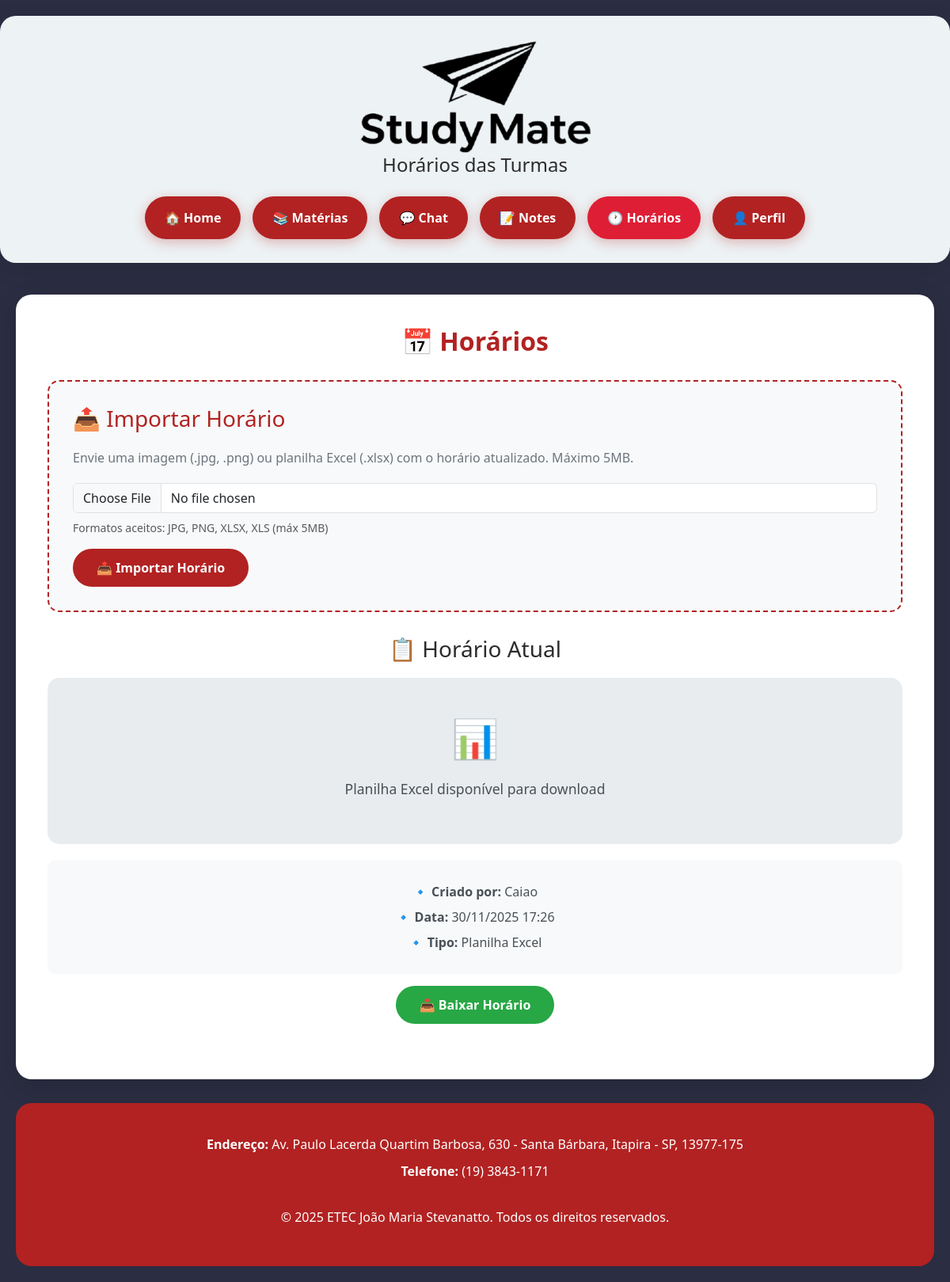
Page /horarios/ (signed in) on the committed database.
### horarios/models.py (models this page shows, shortened)
class Horario(models.Model):
    TIPO_CHOICES = [
        ('IMAGEM', 'Imagem'),
        ('EXCEL', 'Planilha Excel'),
    ]
    importado_por = models.ForeignKey(
        User,
        on_delete=models.CASCADE,
        related_name='horarios_importados',
        verbose_name='Importado por'
    )
    arquivo = models.FileField(
        upload_to='horarios/',
        validators=[validate_file_size_horario, validate_file_extension_horario],
        verbose_name='Arquivo'
    )
    tipo = models.CharField(
        max_length=10,
        choices=TIPO_CHOICES,
        verbose_name='Tipo'
    )
    data_importacao = models.DateTimeField(
        auto_now_add=True,
        verbose_name='Data de importação'
    )
    ativo = models.BooleanField(
        default=True,
        verbose_name='Ativo'
    )
    class Meta:
        verbose_name = 'Horário'
        verbose_name_plural = 'Horários'
        ordering = ['-data_importacao']

### accounts/models.py (models this page shows, shortened)
class User(AbstractUser):
    USER_TYPE_CHOICES = (
        ('admin', 'Administrador'),
        ('professor', 'Professor'),
        ('aluno', 'Aluno'),  # Atualizado de 'estudante' para 'aluno'
    )
    user_type = models.CharField(
        max_length=20,
        choices=USER_TYPE_CHOICES,
        default='aluno',  # Atualizado
        verbose_name='Tipo de Usuário'
    )
    matricula = models.CharField(max_length=20, blank=True, null=True, verbose_name='Matrícula')
    telefone = models.CharField(max_length=15, blank=True, null=True, verbose_name='Telefone')
    first_login = models.BooleanField(default=True, verbose_name='Primeiro Login')
    class Meta:
        verbose_name = 'Usuário'
        verbose_name_plural = 'Usuários'

### horarios/views.py (the view)
# urls.py: path('', views.horarios_view, name='home'),
@login_required
def horarios_view(request):
    user = request.user
    is_professor_or_admin = user.user_type in ['professor', 'admin'] or user.is_staff or user.is_superuser
    horario_ativo = Horario.objects.filter(ativo=True).first()
    historico = None
    if is_professor_or_admin:
        historico = Horario.objects.all()[:10]  # Últimas 10 versões
    if request.method == 'POST' and is_professor_or_admin:
        form = HorarioImportForm(request.POST, request.FILES)
        if form.is_valid():
            horario = form.save(commit=False)
            horario.importado_por = user
            horario.save()
            messages.success(request, '✅ Horário inserido com sucesso!')
            return redirect('horarios:home')
        else:
            for error in form.errors.values():
                messages.error(request, error)
    else:
        form = HorarioImportForm()
    context = {
        'is_professor_or_admin': is_professor_or_admin,
        'horario_ativo': horario_ativo,
        'historico': historico,
        'form': form,
    }
    return render(request, 'horarios/horarios.html', context)

### horarios/forms.py (shortened to what this page needs)
class HorarioImportForm(forms.ModelForm):
    class Meta:
        model = Horario
        fields = ['arquivo']
        widgets = {
            'arquivo': forms.FileInput(attrs={
                'class': 'form-control',
                'accept': '.jpg,.jpeg,.png,.xlsx,.xls',
                'id': 'arquivoInput'
            })
        }
        labels = {
            'arquivo': 'Selecione o arquivo'
        }

### horarios/templates/horarios/horarios.html (shortened to what this page needs)
<!DOCTYPE html>
<html lang="pt-br">
<head>
    {% load static %}
    <link href="https://cdn.jsdelivr.net/npm/bootstrap@5.3.0/dist/css/bootstrap.min.css" rel="stylesheet">
</head>
<body>
    <div class="header">
        <img src="{% static 'study/img/logoStudyMate.png' %}" height="144px" width="293" alt="StudyMate Logo">
        <h4>Horários das Turmas</h4>
        <div class="nav">
            <a href="{% url 'study:home' %}">🏠 Home</a>
            <a href="{% url 'materias:home' %}">📚 Matérias</a>
            <a href="{% url 'chat:lista' %}">💬 Chat</a>
            <a href="{% url 'notes:list' %}">📝 Notes</a>
            <a href="{% url 'horarios:home' %}" class="active">🕐 Horários</a>
            {% if user.is_authenticated %}
                <a href="{% url 'perfil:perfil' %}">👤 Perfil</a>
            {% else %}
                <a href="{% url 'accounts:login' %}">🔐 Login</a>
            {% endif %}
        </div>
    </div>
    <div class="container">
        <div class="content-card">
            <h1 class="page-title">📅 Horários</h1>
            {% if is_professor_or_admin %}
                <div class="import-section">
                    <h3>📤 Importar Horário</h3>
                    <p style="color: #6c757d; margin-bottom: 20px;">
                        Envie uma imagem (.jpg, .png) ou planilha Excel (.xlsx) com o horário atualizado.
                        Máximo 5MB.
                    </p>
                    <form method="POST" enctype="multipart/form-data" id="importForm">
                        <div class="mb-3">
                            {{ form.arquivo }}
                            <small class="text-muted d-block mt-2">
                                Formatos aceitos: JPG, PNG, XLSX, XLS (máx 5MB)
                            </small>
                        </div>
                        <button type="submit" class="btn-import" id="btnImport">
                            📤 Importar Horário
                        </button>
                    </form>
                </div>
            {% endif %}
            {% if horario_ativo %}
                <div class="horario-display">
                    <h3 style="margin-bottom: 20px;">📋 Horário Atual</h3>
                    {% if horario_ativo.tipo == 'IMAGEM' %}
                        <img src="{{ horario_ativo.arquivo.url }}" alt="Horário">
                    {% elif horario_ativo.tipo == 'EXCEL' %}
                        <div style="background: #e9ecef; padding: 40px; border-radius: 15px;">
                            <div style="font-size: 3rem; margin-bottom: 15px;">📊</div>
                            <p style="font-size: 1.1rem; color: #495057;">
                                Planilha Excel disponível para download
                            </p>
                        </div>
                    {% endif %}
                    <div class="horario-info">
                        <p><strong>🔹 Criado por:</strong> {{ horario_ativo.importado_por.username }}</p>
                        <p><strong>🔹 Data:</strong> {{ horario_ativo.data_importacao|date:"d/m/Y H:i" }}</p>
                        <p><strong>🔹 Tipo:</strong> {{ horario_ativo.get_tipo_display }}</p>
                    </div>
                    <a href="{% url 'horarios:baixar' horario_ativo.id %}" class="btn-download">
                        📥 Baixar Horário
                    </a>
                </div>
            {% endif %}
        </div>
        <footer>
            <p><strong>Endereço:</strong> Av. Paulo Lacerda Quartim Barbosa, 630 - Santa Bárbara, Itapira - SP, 13977-175</p>
            <p><strong>Telefone:</strong> (19) 3843-1171</p>
            <br>
            <p>&copy; 2025 ETEC João Maria Stevanatto. Todos os direitos reservados.</p>
        </footer>
    </div>
</body>
</html>

### horarios/templates/horarios/horarios.html (style rules this page uses)
:root { --primary: rgb(178, 34, 34); --primary-dark: rgb(222, 30, 53); --background: rgb(43, 45, 66); }
body { font-family: 'Segoe UI', Tahoma, Geneva, Verdana, sans-serif; background: var(--background); min-height: 100vh; color: #2c2c2c; }
.header { background: rgb(237, 242, 244); border-radius: 20px; padding: 30px; margin: 20px auto; max-width: 1200px; box-shadow: 0 8px 30px rgba(0,0,0,0.1); text-align: center; }
.nav { display: flex; justify-content: center; gap: 15px; flex-wrap: wrap; margin-top: 25px; }
.nav a { background: var(--primary); color: white; text-decoration: none; padding: 15px 25px; border-radius: 50px; font-weight: 600; transition: all 0.3s ease; box-shadow: 0 4px 15px rgba(178, 34, 34, 0.3); }
.nav a.active { background: var(--primary-dark); }
.container { max-width: 1200px; margin: 0 auto; padding: 20px; }
.content-card { background: white; border-radius: 20px; padding: 40px; box-shadow: 0 8px 30px rgba(0,0,0,0.15); margin-bottom: 30px; }
.page-title { text-align: center; color: var(--primary); font-size: 2rem; font-weight: 700; margin-bottom: 30px; }
.import-section { background: #f8f9fa; border-radius: 15px; padding: 30px; margin-bottom: 30px; border: 2px dashed var(--primary); }
.import-section h3 { color: var(--primary); margin-bottom: 20px; }
.btn-import { background: var(--primary); color: white; border: none; padding: 12px 30px; border-radius: 25px; font-weight: 600; cursor: pointer; transition: all 0.3s ease; }
.horario-display { text-align: center; margin: 30px 0; }
.horario-info { background: #f8f9fa; border-radius: 10px; padding: 20px; margin-top: 20px; }
.horario-info p { margin: 8px 0; color: #495057; }
.btn-download { background: #28a745; color: white; border: none; padding: 12px 30px; border-radius: 25px; font-weight: 600; text-decoration: none; display: inline-block; margin-top: 15px; transition: all 0.3s ease; }
footer { background: var(--primary); color: white; border-radius: 20px; padding: 40px; margin-top: 30px; text-align: center; }
footer p { margin-bottom: 10px; }

### rows in the picture
Horario: importado_por.username "Caiao", data_importacao "30/11/2025 17:26", tipo "Planilha Excel"
